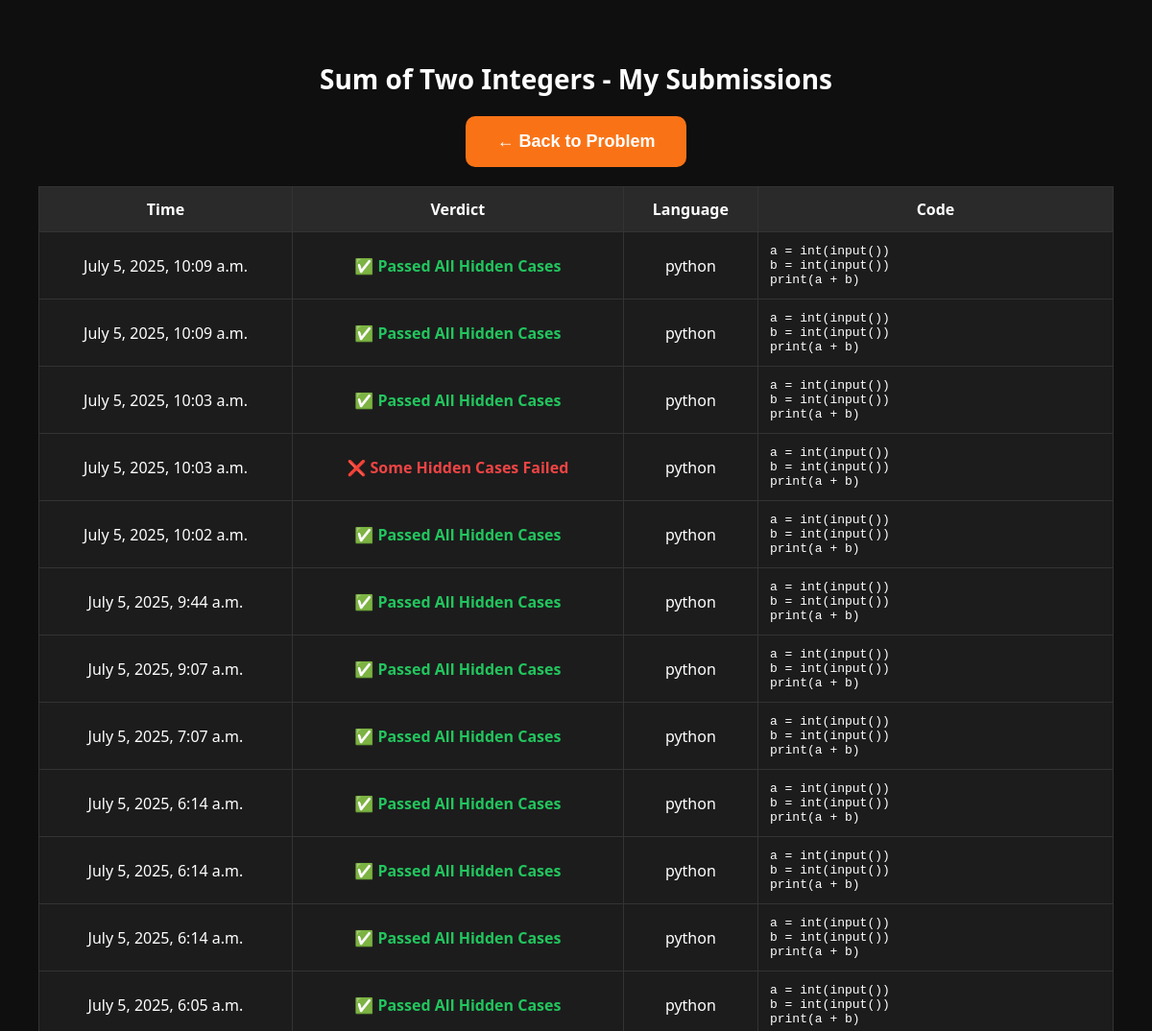
Page /executor/submissions/1/ (signed in, upper part) on the earlier database version.
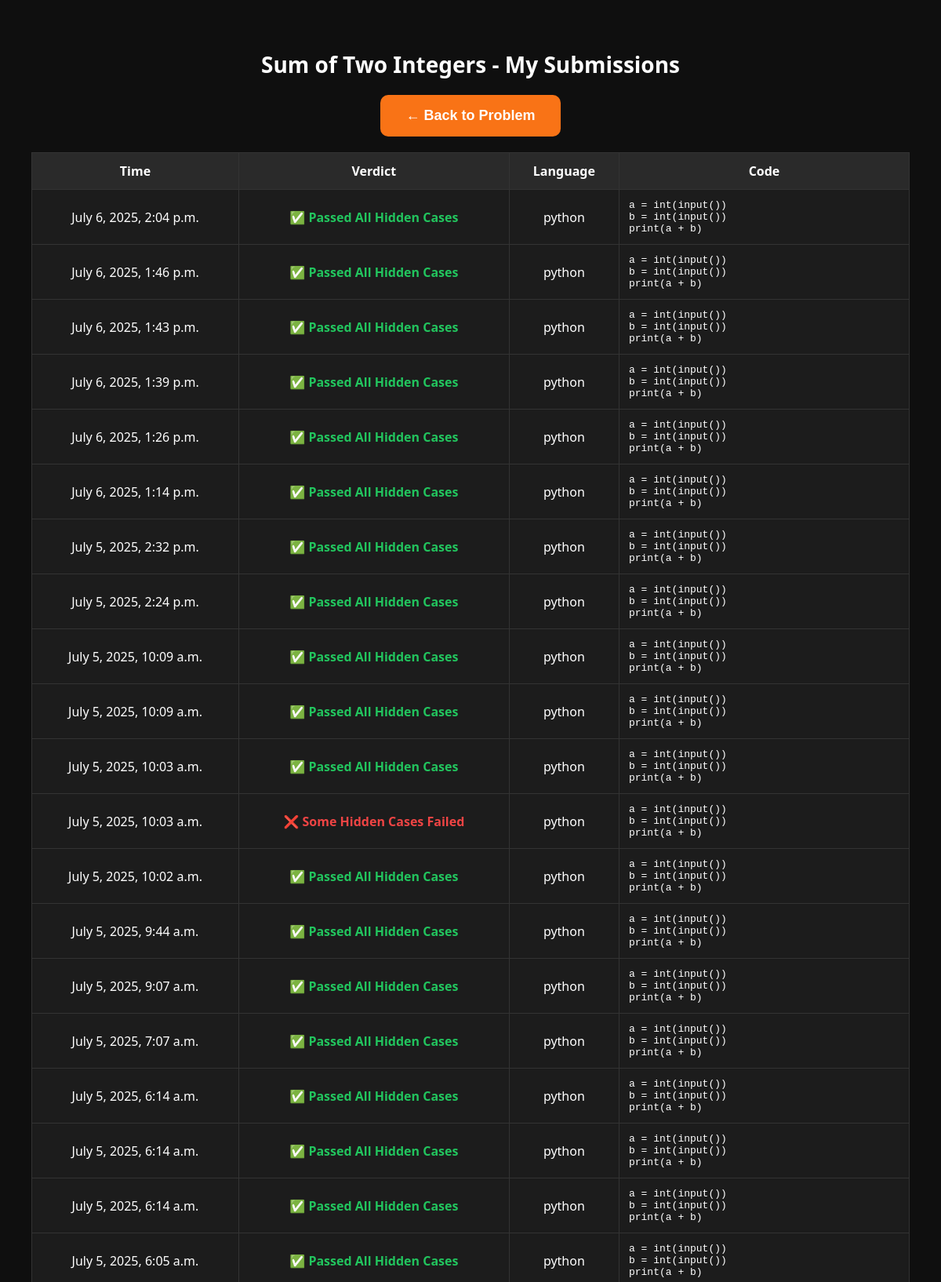
Same page on the later database version.
### executor/models.py (models this page shows, shortened)
class Submission(models.Model):
    user = models.ForeignKey(settings.AUTH_USER_MODEL, on_delete=models.CASCADE)  # ✅ Fixed here
    problem = models.ForeignKey(Problem, on_delete=models.CASCADE, related_name='submissions')
    code = models.TextField()
    language = models.CharField(max_length=20)
    verdict = models.CharField(max_length=50)
    created_at = models.DateTimeField(auto_now_add=True)

### executor/views.py (the view)
# urls.py: path('submissions/<int:problem_id>/', views.problem_submissions_view, name='problem_submissions'),
@login_required
def problem_submissions_view(request, problem_id):
    problem = get_object_or_404(Problem, pk=problem_id)
    submissions = Submission.objects.filter(user=request.user, problem=problem).order_by('-created_at')
    already_done = UserSolvedProblem.objects.filter(user=request.user, problem=problem).exists()
    return render(request, 'executor/problem_submissions.html', {
        'problem': problem,
        'submissions': submissions,
        'already_done': already_done,
    })

### executor/templates/executor/problem_submissions.html (shortened to what this page needs)
<!DOCTYPE html>
<html>
<head>
</head>
<body>
    <h2>{{ problem.title }} - My Submissions</h2>
    <div style="text-align: center; margin-top: 10px;">
    <a href="{% url 'html-code-run' %}?problem_id={{ problem.id }}">
        <button class="back-btn">← Back to Problem</button>
    </a>
    </div>
    <table>
        <tr>
            <th>Time</th>
            <th>Verdict</th>
            <th>Language</th>
            <th>Code</th>
        </tr>
        {% for submission in submissions %}
        <tr>
            <td>{{ submission.created_at }}</td>
            <td>
                {% if "Passed All Hidden Cases" in submission.verdict or submission.verdict|slice:":1" == "✅" %}
                    <span class="success">{{ submission.verdict }}</span>
                {% else %}
                    <span class="fail">{{ submission.verdict }}</span>
                {% endif %}
            </td>
            <td>{{ submission.language }}</td>
            <td><pre>{{ submission.code }}</pre></td>
        </tr>
        {% empty %}
        <tr>
            <td colspan="4">No submissions yet.</td>
        </tr>
        {% endfor %}
    </table>
</body>
</html>

Differences in the rows shown:
added Submission: created_at "July 6, 2025, 2:04 p.m.", verdict "✅ Passed All Hidden Cases", language "python", code "a = int(input()) b = int(input()) print(a + b)"
added Submission: created_at "July 6, 2025, 1:46 p.m.", verdict "✅ Passed All Hidden Cases", language "python", code "a = int(input()) b = int(input()) print(a + b)"
added Submission: created_at "July 6, 2025, 1:43 p.m.", verdict "✅ Passed All Hidden Cases", language "python", code "a = int(input()) b = int(input()) print(a + b)"
added Submission: created_at "July 6, 2025, 1:39 p.m.", verdict "✅ Passed All Hidden Cases", language "python", code "a = int(input()) b = int(input()) print(a + b)"
added Submission: created_at "July 6, 2025, 1:26 p.m.", verdict "✅ Passed All Hidden Cases", language "python", code "a = int(input()) b = int(input()) print(a + b)"
added Submission: created_at "July 6, 2025, 1:14 p.m.", verdict "✅ Passed All Hidden Cases", language "python", code "a = int(input()) b = int(input()) print(a + b)"
added Submission: created_at "July 5, 2025, 2:32 p.m.", verdict "✅ Passed All Hidden Cases", language "python", code "a = int(input()) b = int(input()) print(a + b)"
added Submission: created_at "July 5, 2025, 2:24 p.m.", verdict "✅ Passed All Hidden Cases", language "python", code "a = int(input()) b = int(input()) print(a + b)"
